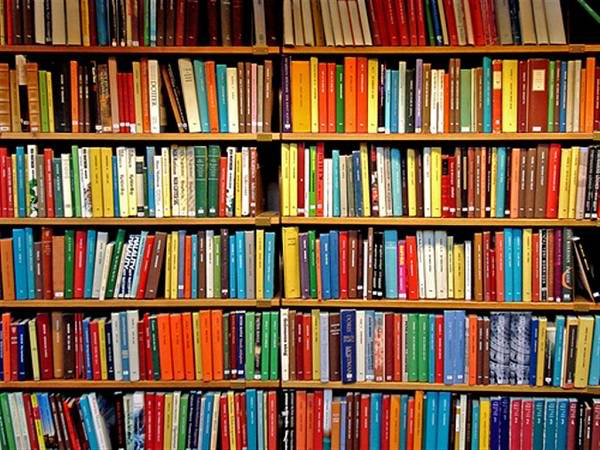
%> input picture teoría/src/06 - Aplicaciones/Source/Matlab/estanteria.jpeg, 600 x 450 px
$ octave FiltrarEstanteria.m   (GNU Octave 9; MATLAB toolbox functions it lacks are replaced by stand-ins)
%> lines starting %> are read from the running program, lines starting %| are printed output that depends on the picture
im=imread('estanteria.jpeg');
%> im is the input picture: size 450x600x3 uint8; mean R, G, B 125.4, 93.7, 69.9
x=im(:,:,1)
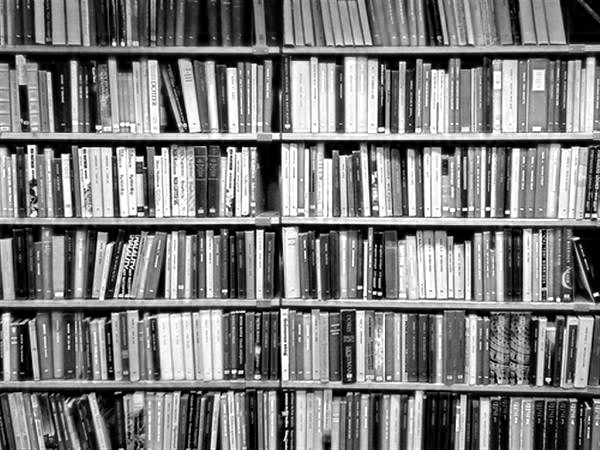
%> x: size 450x600 uint8; min 0, max 255, mean 125.4
h=1/10^2*ones(10,10); %FIR paso baja
y1=filter2(h,x);
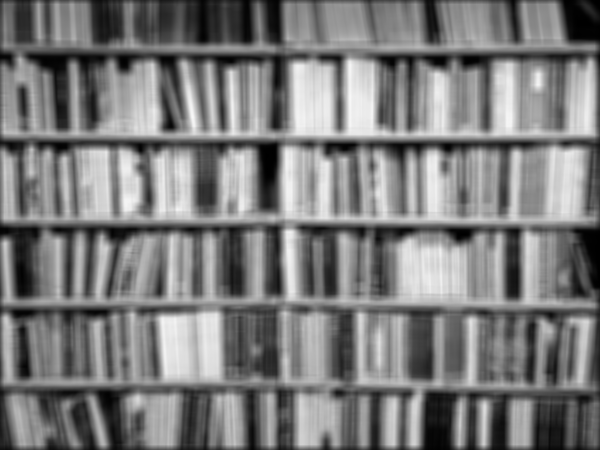
%> y1: size 450x600 double; min 0.11, max 248.4, mean 124.4
h=-ones(3,3);h(2,2)=8 %FIR Laplaciana
y2=filter2(h,x);
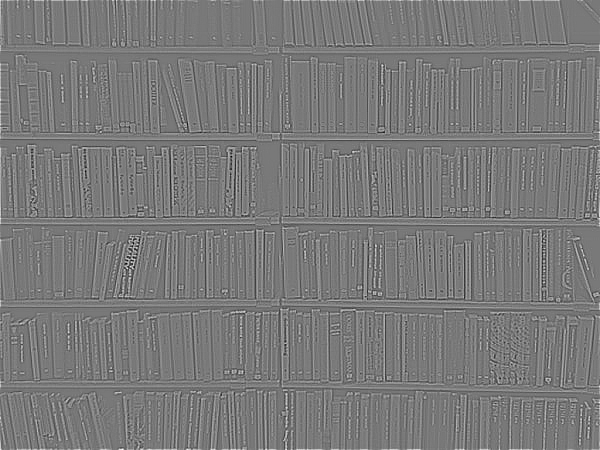
%> y2: size 450x600 double; min -1031, max 1135, mean 2.2; drawn with min black and max white
figure;imshow(x,[]);
figure;imshow(y1,[]);
figure;imshow(y2,[]);
